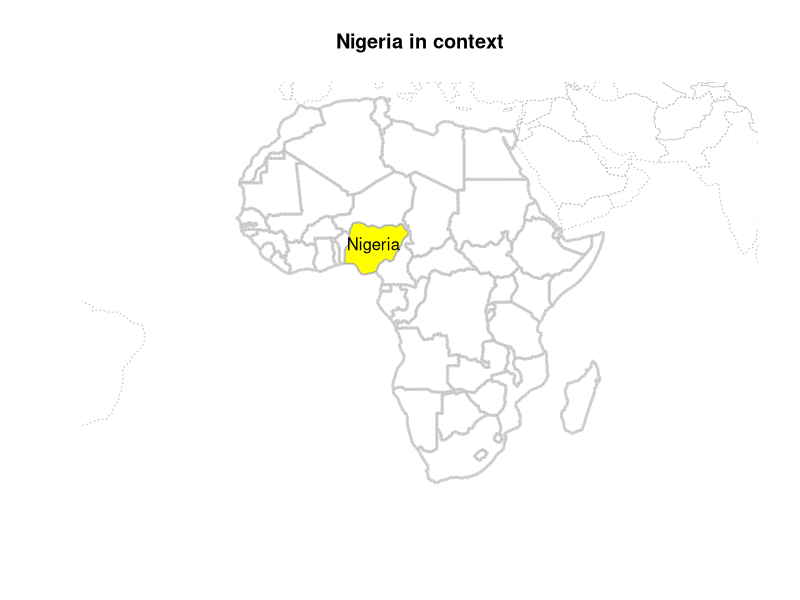

Generate this figure with R:
## ---- chunk 1
knitr::opts_chunk$set(collapse = TRUE, comment = "#>")
## ---- chunk 2
library(sf)
library(tidyverse)
library(spData)
## ---- chunk 3
summary(st_geometry(world))
## ---- chunk 4
nigeria = world[world$name_long == "Nigeria", ]
africa = world[world$continent == "Africa", ]
bb_africa = st_bbox(africa)
plot(st_geometry(africa), col = "white", lwd = 3, main = "Nigeria in context", border = "lightgrey")
plot(st_geometry(world), lty = 3, add = TRUE, border = "grey")
plot(st_geometry(nigeria), col = "yellow", add = TRUE, border = "darkgrey")
ncentre = st_centroid(nigeria)
ncentre_num = st_coordinates(ncentre)
text(x = ncentre_num[1], y = ncentre_num[2], labels = "Nigeria")
